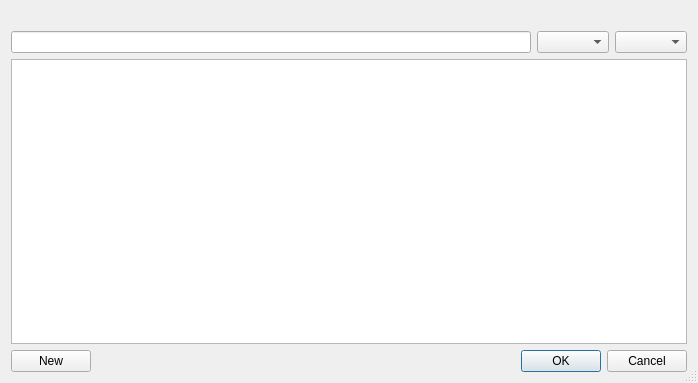
<?xml version="1.0" encoding="UTF-8"?>
<ui version="4.0">
 <class>ListPublicationsDialog</class>
 <widget class="QDialog" name="ListPublicationsDialog">
  <property name="geometry">
   <rect>
    <x>0</x>
    <y>0</y>
    <width>698</width>
    <height>383</height>
   </rect>
  </property>
  <property name="windowTitle">
   <string>Dialog</string>
  </property>
  <property name="sizeGripEnabled">
   <bool>true</bool>
  </property>
  <layout class="QVBoxLayout" name="verticalLayout">
   <item>
    <widget class="QLabel" name="label">
     <property name="text">
      <string notr="true"/>
     </property>
     <property name="wordWrap">
      <bool>true</bool>
     </property>
    </widget>
   </item>
   <item>
    <layout class="QHBoxLayout" name="horizontalLayout_2">
     <item>
      <widget class="KLineEdit" name="filterLineEdit"/>
     </item>
     <item>
      <widget class="KComboBox" name="filterComboBox"/>
     </item>
     <item>
      <widget class="KComboBox" name="libraryComboBox"/>
     </item>
    </layout>
   </item>
   <item>
    <widget class="QTableView" name="tableView"/>
   </item>
   <item>
    <layout class="QHBoxLayout" name="horizontalLayout">
     <item>
      <widget class="QPushButton" name="createNew">
       <property name="text">
        <string>New</string>
       </property>
      </widget>
     </item>
     <item>
      <spacer name="horizontalSpacer">
       <property name="orientation">
        <enum>Qt::Horizontal</enum>
       </property>
       <property name="sizeHint" stdset="0">
        <size>
         <width>40</width>
         <height>20</height>
        </size>
       </property>
      </spacer>
     </item>
     <item>
      <widget class="QDialogButtonBox" name="buttonBox">
       <property name="orientation">
        <enum>Qt::Horizontal</enum>
       </property>
       <property name="standardButtons">
        <set>QDialogButtonBox::Cancel|QDialogButtonBox::Ok</set>
       </property>
       <property name="centerButtons">
        <bool>false</bool>
       </property>
      </widget>
     </item>
    </layout>
   </item>
  </layout>
 </widget>
 <customwidgets>
  <customwidget>
   <class>KComboBox</class>
   <extends>QComboBox</extends>
   <header>kcombobox.h</header>
  </customwidget>
  <customwidget>
   <class>KLineEdit</class>
   <extends>QLineEdit</extends>
   <header>klineedit.h</header>
  </customwidget>
 </customwidgets>
 <resources/>
 <connections>
  <connection>
   <sender>buttonBox</sender>
   <signal>accepted()</signal>
   <receiver>ListPublicationsDialog</receiver>
   <slot>accept()</slot>
   <hints>
    <hint type="sourcelabel">
     <x>252</x>
     <y>378</y>
    </hint>
    <hint type="destinationlabel">
     <x>157</x>
     <y>274</y>
    </hint>
   </hints>
  </connection>
  <connection>
   <sender>buttonBox</sender>
   <signal>rejected()</signal>
   <receiver>ListPublicationsDialog</receiver>
   <slot>reject()</slot>
   <hints>
    <hint type="sourcelabel">
     <x>320</x>
     <y>378</y>
    </hint>
    <hint type="destinationlabel">
     <x>286</x>
     <y>274</y>
    </hint>
   </hints>
  </connection>
  <connection>
   <sender>filterComboBox</sender>
   <signal>currentIndexChanged(int)</signal>
   <receiver>ListPublicationsDialog</receiver>
   <slot>applyFilter()</slot>
   <hints>
    <hint type="sourcelabel">
     <x>551</x>
     <y>42</y>
    </hint>
    <hint type="destinationlabel">
     <x>545</x>
     <y>53</y>
    </hint>
   </hints>
  </connection>
  <connection>
   <sender>libraryComboBox</sender>
   <signal>currentIndexChanged(int)</signal>
   <receiver>ListPublicationsDialog</receiver>
   <slot>changeLibrary()</slot>
   <hints>
    <hint type="sourcelabel">
     <x>630</x>
     <y>40</y>
    </hint>
    <hint type="destinationlabel">
     <x>634</x>
     <y>55</y>
    </hint>
   </hints>
  </connection>
 </connections>
 <slots>
  <slot>applyFilter()</slot>
  <slot>changeLibrary()</slot>
 </slots>
</ui>
